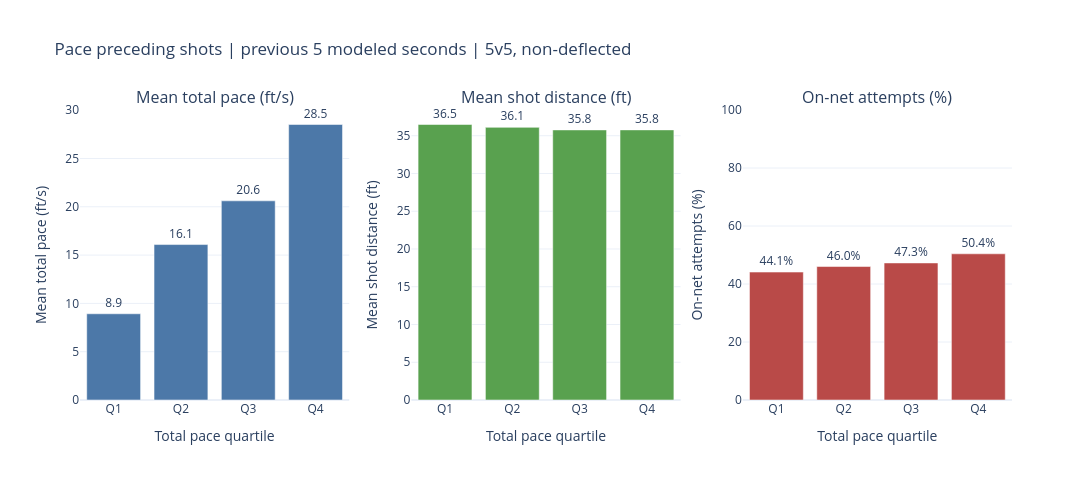

Notebook code cell kept with this figure:
### Markdown cell above
### Shared quartiles and three-panel comparison

Q1 is the slowest preceding total pace and Q4 the fastest. Each panel uses the same attempts and quartiles. Hover shows attempt counts, contributing games, pace boundaries, on-net counts, and distance coverage. Empty groups remain gaps; missing pace is excluded, not assigned zero.

### Code cell
def summarize_window_shots(data):
    eligible = data.loc[data["window_total_pace_ft_s"].notna()].copy()
    bands, edges = pd.qcut(
        eligible["window_total_pace_ft_s"],
        q=4,
        labels=False,
        retbins=True,
        duplicates="drop",
    )
    eligible["quartile"] = bands + 1
    boundaries = pd.DataFrame(
        {
            "quartile": np.arange(1, len(edges)),
            "lower_pace_ft_s": edges[:-1],
            "upper_pace_ft_s": edges[1:],
        }
    )
    summary = (
        eligible.loc[eligible["quartile"].notna()]
        .groupby("quartile", observed=True)
        .agg(
            attempts=("event_id", "size"),
            on_net_attempts=("on_net", "sum"),
            games=("game_id", "nunique"),
            mean_pace_ft_s=("window_total_pace_ft_s", "mean"),
            mean_distance_ft=("distance_to_net_ft", "mean"),
            distance_attempts=("distance_to_net_ft", "count"),
        )
        .reset_index()
    )
    summary["on_net_pct"] = 100 * summary["on_net_attempts"] / summary["attempts"]
    return summary.merge(boundaries, on="quartile", validate="one_to_one"), boundaries


def five_second_shot_figure(summary, boundaries):
    panels = [
        ("mean_pace_ft_s", "Mean total pace (ft/s)", "#4c78a8"),
        ("mean_distance_ft", "Mean shot distance (ft)", "#59a14f"),
        ("on_net_pct", "On-net attempts (%)", "#b94a48"),
    ]
    figure = make_subplots(rows=1, cols=3, subplot_titles=[p[1] for p in panels])
    bars = summary.set_index("quartile").reindex(range(1, len(boundaries) + 1))
    customdata = bars[
        [
            "attempts",
            "on_net_attempts",
            "games",
            "lower_pace_ft_s",
            "upper_pace_ft_s",
            "distance_attempts",
        ]
    ].to_numpy()
    for column, (metric, label, color) in enumerate(panels, start=1):
        suffix = "%" if metric == "on_net_pct" else ""
        figure.add_trace(
            go.Bar(
                x=[f"Q{q}" for q in bars.index],
                y=bars[metric],
                marker_color=color,
                showlegend=False,
                text=[
                    f"{value:.1f}{suffix}" if pd.notna(value) else ""
                    for value in bars[metric]
                ],
                textposition="outside",
                cliponaxis=False,
                customdata=customdata,
                hovertemplate=(
                    f"%{{x}}<br>{label}: %{{y:.1f}}{suffix}"
                    "<br>Attempts: %{customdata[0]:.0f}"
                    "<br>On-net attempts: %{customdata[1]:.0f}"
                    "<br>Games: %{customdata[2]:.0f}"
                    "<br>Pace range: %{customdata[3]:.2f} to %{customdata[4]:.2f} ft/s"
                    "<br>Attempts with distance: %{customdata[5]:.0f}<extra></extra>"
                ),
            ),
            row=1,
            col=column,
        )
        figure.update_yaxes(title_text=label, rangemode="tozero", row=1, col=column)
    figure.update_yaxes(range=[0, 100], row=1, col=3)
    figure.update_xaxes(
        title_text="Total pace quartile",
        categoryorder="array",
        categoryarray=["Q1", "Q2", "Q3", "Q4"],
    )
    if summary.empty:
        note = "No data: no measurable pace with assigned bands."
    elif len(boundaries) < 4:
        note = f"Only {len(boundaries)} bands: ties prevent four quartiles."
    else:
        note = None
    if note:
        figure.add_annotation(
            text=note, x=0.5, y=-0.30, xref="paper", yref="paper", showarrow=False
        )
    figure.update_layout(
        title="Pace preceding shots | previous 5 modeled seconds | 5v5, non-deflected",
        template="plotly_white",
        height=500,
        width=1200,
        margin=dict(t=110, b=100),
    )
    return figure


window_shot_summary, window_quartile_boundaries = summarize_window_shots(window_shots)
display(window_shot_summary.round(2))
window_shot_figure = five_second_shot_figure(
    window_shot_summary, window_quartile_boundaries
)
window_shot_figure.show()

### Figure 1 — Plotly figure (JSON) as saved in the notebook; plotly's stock layout.template omitted (floating-point values rounded to 4 significant figures)
{"data": [{"cliponaxis": false, "customdata": [[730, 322, 34, 0.0, 13.46, 730], [730, 336, 34, 13.46, 18.34, 730], [730, 345, 34, 18.34, 22.95, 730], [730, 368, 34, 22.95, 172.4, 730]], "hovertemplate": "%{x}<br>Mean total pace (ft/s): %{y:.1f}<br>Attempts: %{customdata[0]:.0f}<br>On-net attempts: %{customdata[1]:.0f}<br>Games: %{customdata[2]:.0f}<br>Pace range: %{customdata[3]:.2f} to %{customdata[4]:.2f} ft/s<br>Attempts with distance: %{customdata[5]:.0f}<extra></extra>", "marker": {"color": "#4c78a8"}, "showlegend": false, "text": ["8.9", "16.1", "20.6", "28.5"], "textposition": "outside", "type": "bar", "x": ["Q1", "Q2", "Q3", "Q4"], "xaxis": "x", "y": [8.925, 16.09, 20.62, 28.52], "yaxis": "y"}, {"cliponaxis": false, "customdata": [[730, 322, 34, 0.0, 13.46, 730], [730, 336, 34, 13.46, 18.34, 730], [730, 345, 34, 18.34, 22.95, 730], [730, 368, 34, 22.95, 172.4, 730]], "hovertemplate": "%{x}<br>Mean shot distance (ft): %{y:.1f}<br>Attempts: %{customdata[0]:.0f}<br>On-net attempts: %{customdata[1]:.0f}<br>Games: %{customdata[2]:.0f}<br>Pace range: %{customdata[3]:.2f} to %{customdata[4]:.2f} ft/s<br>Attempts with distance: %{customdata[5]:.0f}<extra></extra>", "marker": {"color": "#59a14f"}, "showlegend": false, "text": ["36.5", "36.1", "35.8", "35.8"], "textposition": "outside", "type": "bar", "x": ["Q1", "Q2", "Q3", "Q4"], "xaxis": "x2", "y": [36.49, 36.11, 35.77, 35.78], "yaxis": "y2"}, {"cliponaxis": false, "customdata": [[730, 322, 34, 0.0, 13.46, 730], [730, 336, 34, 13.46, 18.34, 730], [730, 345, 34, 18.34, 22.95, 730], [730, 368, 34, 22.95, 172.4, 730]], "hovertemplate": "%{x}<br>On-net attempts (%): %{y:.1f}%<br>Attempts: %{customdata[0]:.0f}<br>On-net attempts: %{customdata[1]:.0f}<br>Games: %{customdata[2]:.0f}<br>Pace range: %{customdata[3]:.2f} to %{customdata[4]:.2f} ft/s<br>Attempts with distance: %{customdata[5]:.0f}<extra></extra>", "marker": {"color": "#b94a48"}, "showlegend": false, "text": ["44.1%", "46.0%", "47.3%", "50.4%"], "textposition": "outside", "type": "bar", "x": ["Q1", "Q2", "Q3", "Q4"], "xaxis": "x3", "y": [44.11, 46.03, 47.26, 50.41], "yaxis": "y3"}], "layout": {"annotations": [{"font": {"size": 16}, "showarrow": false, "text": "Mean total pace (ft/s)", "x": 0.1444, "xanchor": "center", "xref": "paper", "y": 1.0, "yanchor": "bottom", "yref": "paper"}, {"font": {"size": 16}, "showarrow": false, "text": "Mean shot distance (ft)", "x": 0.5, "xanchor": "center", "xref": "paper", "y": 1.0, "yanchor": "bottom", "yref": "paper"}, {"font": {"size": 16}, "showarrow": false, "text": "On-net attempts (%)", "x": 0.8556, "xanchor": "center", "xref": "paper", "y": 1.0, "yanchor": "bottom", "yref": "paper"}], "height": 500, "margin": {"b": 100, "t": 110}, "title": {"text": "Pace preceding shots | previous 5 modeled seconds | 5v5, non-deflected"}, "width": 1200, "xaxis": {"anchor": "y", "categoryarray": ["Q1", "Q2", "Q3", "Q4"], "categoryorder": "array", "domain": [0.0, 0.2889], "title": {"text": "Total pace quartile"}}, "xaxis2": {"anchor": "y2", "categoryarray": ["Q1", "Q2", "Q3", "Q4"], "categoryorder": "array", "domain": [0.3556, 0.6444], "title": {"text": "Total pace quartile"}}, "xaxis3": {"anchor": "y3", "categoryarray": ["Q1", "Q2", "Q3", "Q4"], "categoryorder": "array", "domain": [0.7111, 1.0], "title": {"text": "Total pace quartile"}}, "yaxis": {"anchor": "x", "domain": [0.0, 1.0], "rangemode": "tozero", "title": {"text": "Mean total pace (ft/s)"}}, "yaxis2": {"anchor": "x2", "domain": [0.0, 1.0], "rangemode": "tozero", "title": {"text": "Mean shot distance (ft)"}}, "yaxis3": {"anchor": "x3", "domain": [0.0, 1.0], "range": [0, 100], "rangemode": "tozero", "title": {"text": "On-net attempts (%)"}}}}
